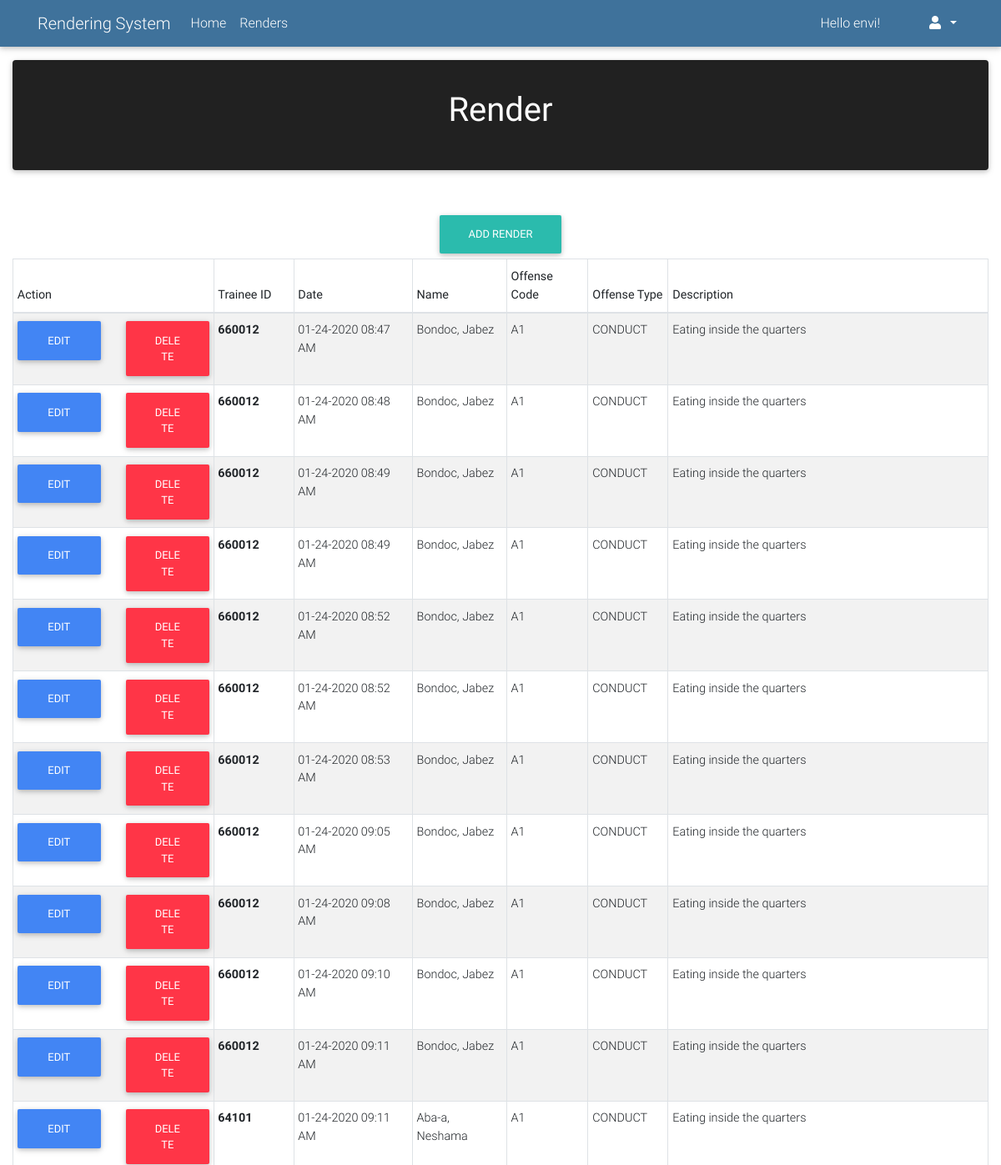
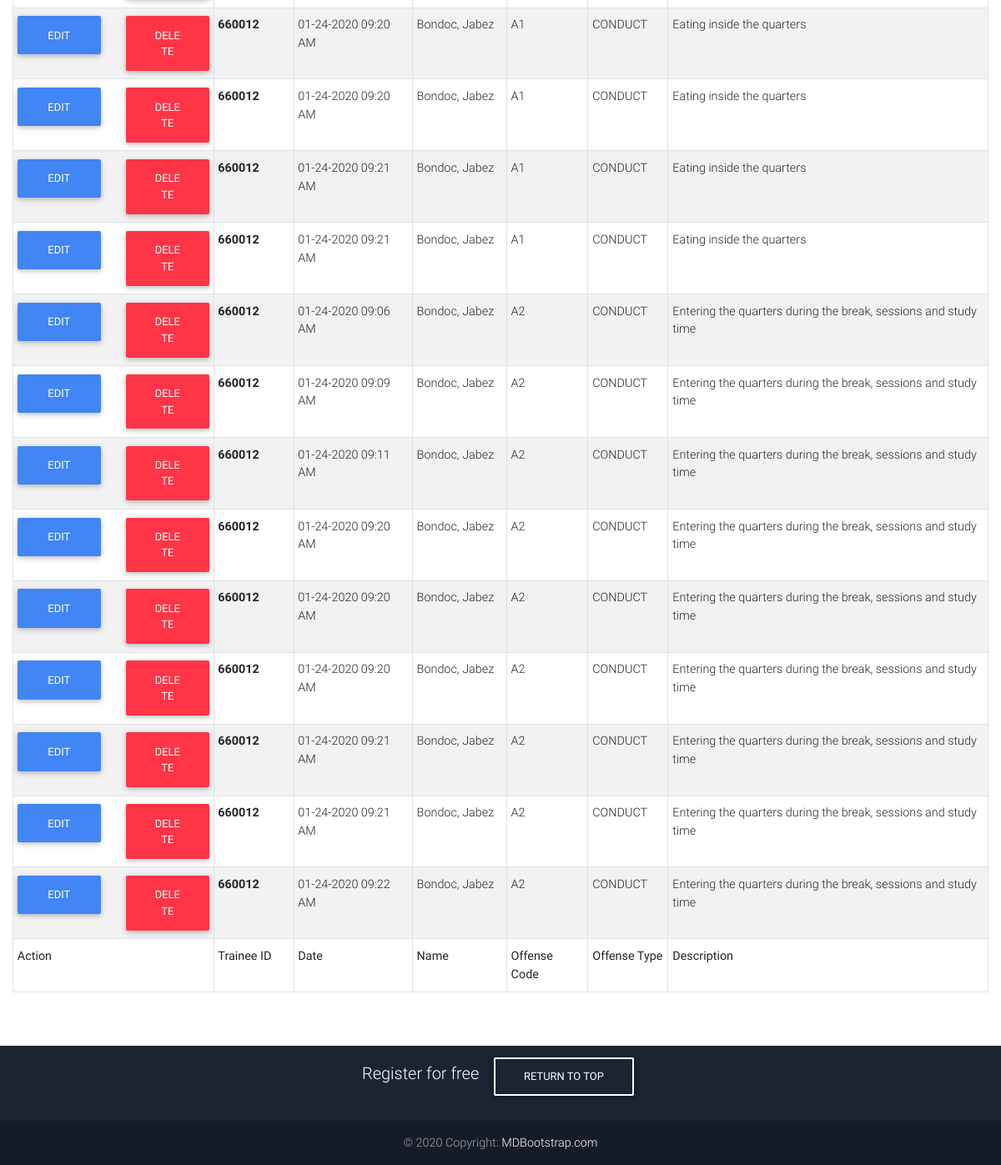
Page /User/render.php (signed in) on the committed database (2 pictures, top to bottom).
### tables this page shows
CREATE TABLE IF NOT EXISTS `render_tb` (
  `render_id` int(11) NOT NULL AUTO_INCREMENT,
  `trainee_id` int(11) NOT NULL,
  `department_id` int(11) NOT NULL,
  `rule_id` int(11) NOT NULL,
  `render_date` timestamp NOT NULL DEFAULT CURRENT_TIMESTAMP ON UPDATE CURRENT_TIMESTAMP,
  PRIMARY KEY (`render_id`),
  KEY `department_id` (`department_id`),
  KEY `trainee_id` (`trainee_id`),
  KEY `rule_id` (`rule_id`)
);

CREATE TABLE IF NOT EXISTS `trainee_tb` (
  `trainee_id` int(11) NOT NULL,
  `first_name` varchar(100) NOT NULL,
  `last_name` varchar(100) NOT NULL,
  `id_name` varchar(100) NOT NULL,
  `gender` varchar(10) NOT NULL,
  `class` varchar(10) NOT NULL,
  `class_group` varchar(10) NOT NULL,
  `room` varchar(10) NOT NULL,
  `team` varchar(10) NOT NULL,
  `status` varchar(100) NOT NULL,
  `is_grounded` int(11) NOT NULL,
  `summaries` int(11) NOT NULL,
  `words` int(11) NOT NULL,
  `levitical_service` int(11) NOT NULL,
  PRIMARY KEY (`trainee_id`)
);

CREATE TABLE IF NOT EXISTS `rules_tb` (
  `rule_id` int(11) NOT NULL AUTO_INCREMENT,
  `department_id` int(11) NOT NULL,
  `offense_code` varchar(50) NOT NULL,
  `offense_type` varchar(100) NOT NULL,
  `offense_description` varchar(500) NOT NULL,
  PRIMARY KEY (`rule_id`),
  KEY `department_id` (`department_id`)
);

### User/render.php (the view, shortened to what this page needs)
<?php include("header.php"); ?>
<?php
	require_once("../config/connectDatabase.php");
	$sql = "SELECT trainee_tb.trainee_id, rules_tb.rule_id, trainee_tb.last_name, trainee_tb.first_name, trainee_tb.id_name,
	rules_tb.offense_code, rules_tb.offense_type, rules_tb.offense_description,
	render_tb.render_id, render_tb.render_date
	FROM render_tb
	INNER JOIN trainee_tb ON trainee_tb.trainee_id = render_tb.trainee_id
	INNER JOIN rules_tb ON rules_tb.rule_id = render_tb.rule_id
	INNER JOIN department_tb ON department_tb.department_id = render_tb.department_id";
	$result = mysqli_query($conn, $sql);
 ?>
<div class="container-fluid mt-3">
		<div class="row">
			<div class="col-sm-12 col-md-8 col-lg-12">
				<div class="card text-white bg-dark pt-3 pb-3">
				  	<div class="card-body text-center">
				    	<h1 class="card-title">Render</h1>
				  	</div>
				</div>
			</div>
		</div>
	</div>
<div class="container-fluid">
	<main class="mt-5">
		<div class="text-center">
			<a href="add_render.php"><button class="btn btn-default">Add Render</button></a>
		</div>
		<div class="table-responsive">
			<table id="dtTrainees" class="table table-sm table-striped table-bordered" cellspacing="0" width="100%">
				<thead>
					<tr>
						<th class="th-sm">Action
						</th>
						<th class="th-sm">Trainee ID
						</th>
						<th class="th-sm">Date
						</th>
						<th class="th-sm">Name
						</th>
						<th class="th-sm">Offense Code
						</th>
						<th class="th-sm">Offense Type
						</th>
						<th class="th-sm">Description
						</th>
					</tr>
				</thead>
				<tbody>
					<?php while($row = mysqli_fetch_assoc($result)) {
							$render_id = $row['render_id'];
							$trainee_id = $row['trainee_id'];
							$rule_id = $row['rule_id'];
							$first_name = $row['first_name'];
							$last_name = $row['last_name'];
							$render_date = $row['render_date'];
							$offense_code = $row['offense_code'];
							$offense_type = $row['offense_type'];
							$offense_description = $row['offense_description'];
						 ?>
					<tr>
						<td>
							<div class="row">
								<div class="col-sm-12 col-md-12 col-lg-6 mb-3">
									<a href="edit_render.php?id_render=<?php echo $render_id; ?>&id_rule=<?php echo $rule_id ?>&id_trainee=<?php echo $trainee_id ?>">
										<button class="btn btn-block btn-primary">Edit</button></a>
								</div>
								<div class="col-sm-12 col-md-12 col-lg-6">
									<button class="btn btn-block btn-danger" data-toggle="modal" data-target="#deleteModal<?php echo $render_id ?>">Delete</button>
								</div>
							</div>
						</td>
						<td class="font-weight-bold"><?php echo $trainee_id; ?></td>
						<td><?php echo date('m-d-Y h:i A', strtotime($render_date)); ?></td>
						<td><?php echo $last_name; ?>, <?php echo $first_name; ?></td>
						<td><?php echo $offense_code ?></td>
						<td><?php echo $offense_type; ?></td>
						<td><?php echo $offense_description; ?></td>
					</tr>
					<?php } ?>
				</tbody>
				<tfoot>
					<tr>
						<th class="th-sm">Action
						</th>
						<th class="th-sm">Trainee ID
						</th>
						<th class="th-sm">Date
						</th>
						<th class="th-sm">Name
						</th>
						<th class="th-sm">Offense Code
						</th>
						<th class="th-sm">Offense Type
						</th>
						<th class="th-sm">Description
						</th>
					</tr>
				</tfoot>
			</table>
		</div>
	</main>
</div>
<?php include("footer.php"); ?>
</body>
</html>

### rows in the picture
render_tb: trainee.trainee_id "660012", render_date "01-24-2020 08:47 AM", trainee.last_name "Bondoc", trainee.first_name "Jabez", rule.offense_code "A1", rule.offense_type "CONDUCT", rule.offense_description "Eating inside the quarters"
render_tb: trainee.trainee_id "660012", render_date "01-24-2020 08:48 AM", trainee.last_name "Bondoc", trainee.first_name "Jabez", rule.offense_code "A1", rule.offense_type "CONDUCT", rule.offense_description "Eating inside the quarters"
render_tb: trainee.trainee_id "660012", render_date "01-24-2020 08:49 AM", trainee.last_name "Bondoc", trainee.first_name "Jabez", rule.offense_code "A1", rule.offense_type "CONDUCT", rule.offense_description "Eating inside the quarters"
render_tb: trainee.trainee_id "660012", render_date "01-24-2020 08:49 AM", trainee.last_name "Bondoc", trainee.first_name "Jabez", rule.offense_code "A1", rule.offense_type "CONDUCT", rule.offense_description "Eating inside the quarters"
render_tb: trainee.trainee_id "660012", render_date "01-24-2020 08:52 AM", trainee.last_name "Bondoc", trainee.first_name "Jabez", rule.offense_code "A1", rule.offense_type "CONDUCT", rule.offense_description "Eating inside the quarters"
render_tb: trainee.trainee_id "660012", render_date "01-24-2020 08:52 AM", trainee.last_name "Bondoc", trainee.first_name "Jabez", rule.offense_code "A1", rule.offense_type "CONDUCT", rule.offense_description "Eating inside the quarters"
render_tb: trainee.trainee_id "660012", render_date "01-24-2020 08:53 AM", trainee.last_name "Bondoc", trainee.first_name "Jabez", rule.offense_code "A1", rule.offense_type "CONDUCT", rule.offense_description "Eating inside the quarters"
render_tb: trainee.trainee_id "660012", render_date "01-24-2020 09:05 AM", trainee.last_name "Bondoc", trainee.first_name "Jabez", rule.offense_code "A1", rule.offense_type "CONDUCT", rule.offense_description "Eating inside the quarters"
render_tb: trainee.trainee_id "660012", render_date "01-24-2020 09:08 AM", trainee.last_name "Bondoc", trainee.first_name "Jabez", rule.offense_code "A1", rule.offense_type "CONDUCT", rule.offense_description "Eating inside the quarters"
render_tb: trainee.trainee_id "660012", render_date "01-24-2020 09:10 AM", trainee.last_name "Bondoc", trainee.first_name "Jabez", rule.offense_code "A1", rule.offense_type "CONDUCT", rule.offense_description "Eating inside the quarters"
render_tb: trainee.trainee_id "660012", render_date "01-24-2020 09:11 AM", trainee.last_name "Bondoc", trainee.first_name "Jabez", rule.offense_code "A1", rule.offense_type "CONDUCT", rule.offense_description "Eating inside the quarters"
render_tb: trainee.trainee_id "64101", render_date "01-24-2020 09:11 AM", trainee.last_name "Aba-a", trainee.first_name "Neshama", rule.offense_code "A1", rule.offense_type "CONDUCT", rule.offense_description "Eating inside the quarters"
render_tb: trainee.trainee_id "660012", render_date "01-24-2020 09:20 AM", trainee.last_name "Bondoc", trainee.first_name "Jabez", rule.offense_code "A1", rule.offense_type "CONDUCT", rule.offense_description "Eating inside the quarters"
render_tb: trainee.trainee_id "660012", render_date "01-24-2020 09:20 AM", trainee.last_name "Bondoc", trainee.first_name "Jabez", rule.offense_code "A1", rule.offense_type "CONDUCT", rule.offense_description "Eating inside the quarters"
render_tb: trainee.trainee_id "660012", render_date "01-24-2020 09:21 AM", trainee.last_name "Bondoc", trainee.first_name "Jabez", rule.offense_code "A1", rule.offense_type "CONDUCT", rule.offense_description "Eating inside the quarters"
render_tb: trainee.trainee_id "660012", render_date "01-24-2020 09:21 AM", trainee.last_name "Bondoc", trainee.first_name "Jabez", rule.offense_code "A1", rule.offense_type "CONDUCT", rule.offense_description "Eating inside the quarters"
render_tb: trainee.trainee_id "660012", render_date "01-24-2020 09:06 AM", trainee.last_name "Bondoc", trainee.first_name "Jabez", rule.offense_code "A2", rule.offense_type "CONDUCT", rule.offense_description "Entering the quarters during the break, sessions and study time"
render_tb: trainee.trainee_id "660012", render_date "01-24-2020 09:09 AM", trainee.last_name "Bondoc", trainee.first_name "Jabez", rule.offense_code "A2", rule.offense_type "CONDUCT", rule.offense_description "Entering the quarters during the break, sessions and study time"
render_tb: trainee.trainee_id "660012", render_date "01-24-2020 09:11 AM", trainee.last_name "Bondoc", trainee.first_name "Jabez", rule.offense_code "A2", rule.offense_type "CONDUCT", rule.offense_description "Entering the quarters during the break, sessions and study time"
render_tb: trainee.trainee_id "660012", render_date "01-24-2020 09:20 AM", trainee.last_name "Bondoc", trainee.first_name "Jabez", rule.offense_code "A2", rule.offense_type "CONDUCT", rule.offense_description "Entering the quarters during the break, sessions and study time"
render_tb: trainee.trainee_id "660012", render_date "01-24-2020 09:20 AM", trainee.last_name "Bondoc", trainee.first_name "Jabez", rule.offense_code "A2", rule.offense_type "CONDUCT", rule.offense_description "Entering the quarters during the break, sessions and study time"
render_tb: trainee.trainee_id "660012", render_date "01-24-2020 09:20 AM", trainee.last_name "Bondoc", trainee.first_name "Jabez", rule.offense_code "A2", rule.offense_type "CONDUCT", rule.offense_description "Entering the quarters during the break, sessions and study time"
render_tb: trainee.trainee_id "660012", render_date "01-24-2020 09:21 AM", trainee.last_name "Bondoc", trainee.first_name "Jabez", rule.offense_code "A2", rule.offense_type "CONDUCT", rule.offense_description "Entering the quarters during the break, sessions and study time"
render_tb: trainee.trainee_id "660012", render_date "01-24-2020 09:21 AM", trainee.last_name "Bondoc", trainee.first_name "Jabez", rule.offense_code "A2", rule.offense_type "CONDUCT", rule.offense_description "Entering the quarters during the break, sessions and study time"
render_tb: trainee.trainee_id "660012", render_date "01-24-2020 09:22 AM", trainee.last_name "Bondoc", trainee.first_name "Jabez", rule.offense_code "A2", rule.offense_type "CONDUCT", rule.offense_description "Entering the quarters during the break, sessions and study time"

### other values in the picture
$_SESSION["username"] "envi"
